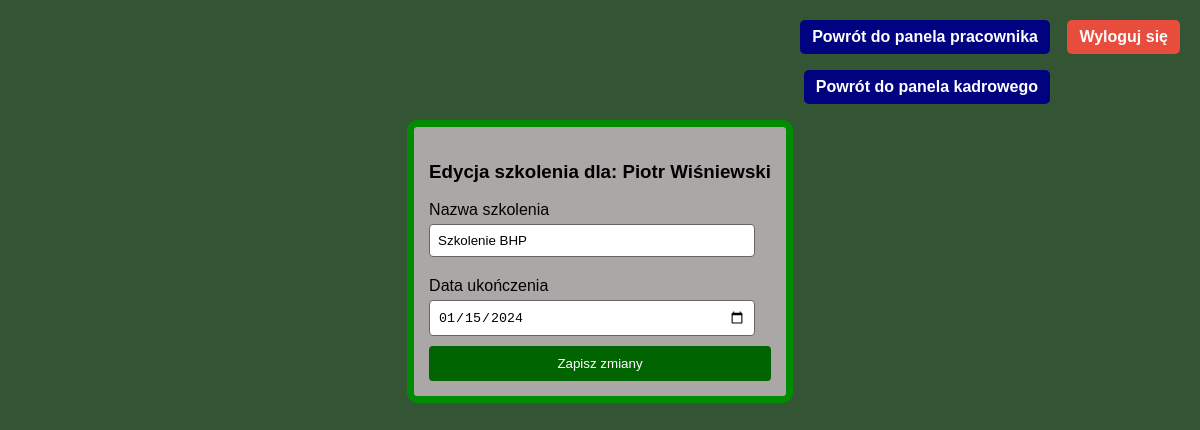
Page /system_erp_projekt/php/kadry/edycja_szkolenia.php?id=2 on the committed database.
### tables this page shows
CREATE TABLE `szkolenia` (
  `id_szkolenia` int(11) NOT NULL,
  `id_pracownika` int(11) NOT NULL,
  `nazwa_szkolenia` varchar(255) NOT NULL,
  `data_ukonczenia` date NOT NULL
);

CREATE TABLE `dane_personalne_pracownika` (
  `id_pracownika` int(11) NOT NULL,
  `imie` varchar(50) NOT NULL,
  `nazwisko` varchar(50) NOT NULL,
  `pesel` char(11) NOT NULL,
  `telefon` varchar(15) NOT NULL,
  `email` varchar(100) NOT NULL,
  `login` varchar(50) DEFAULT NULL,
  `haslo` varchar(255) DEFAULT NULL
);

### system_erp_projekt/php/kadry/edycja_szkolenia.php (the view, shortened to what this page needs)
<?php
require_once "../dbconnect.php";
$id = intval($_GET['id']);
$stmt = $conn->prepare("
    SELECT s.*, dp.imie, dp.nazwisko
    FROM szkolenia s
    JOIN dane_personalne_pracownika dp ON s.id_pracownika = dp.id_pracownika
    WHERE s.id_szkolenia = ?
");
$stmt->bind_param("i", $id);
$stmt->execute();
$dane = $stmt->get_result()->fetch_assoc();
?>
<!DOCTYPE html>
<html lang="pl">
<head>
    <link rel="stylesheet" href="../../css/style.css">
</head>
<body>
<div class="lista">
<form action="zapisz_edycje_szkolenia.php" method="post">
    <h3>Edycja szkolenia dla: <?= htmlspecialchars($dane['imie'] . ' ' . $dane['nazwisko']) ?></h3>
    <label for="nazwa_szkolenia">Nazwa szkolenia</label>
    <input type="text" name="nazwa_szkolenia" value="<?= htmlspecialchars($dane['nazwa_szkolenia']) ?>" required>
    <label for="data_ukonczenia">Data ukończenia</label>
    <input type="date" name="data_ukonczenia" value="<?= $dane['data_ukonczenia'] ?>" required>
    <button type="submit">Zapisz zmiany</button>
</form>
</div>
<a href="../logout.php" class="logout">Wyloguj się</a>
<a href="../uzytkownicy/HR.php" class="panel_kadrowy">Powrót do panela pracownika</a>
<a href="panel_kadrowy.php" class="panel_kadrowy_powrot">Powrót do panela kadrowego</a>
</body>
</html>

### system_erp_projekt/css/style.css (style rules this page uses)
body { font-family: Arial, sans-serif; background-color: rgb(51, 85, 51); display: flex; justify-content: center; align-items: center; height: 97vh; }
label { display: block; margin: 10px 0 5px; }
input { width: 90%; padding: 8px; margin-bottom: 10px; border: 1px solid #666666; border-radius: 4px; }
button { width: 100%; padding: 10px; background-color: darkgreen; color: white; border: none; border-radius: 4px; cursor: pointer; }
a.logout { position: absolute; top: 20px; right: 20px; background-color: #e74c3c; color: white; padding: 8px 12px; text-decoration: none; border-radius: 5px; font-weight: bold; }
a.panel_kadrowy { position: absolute; top: 20px; right: 150px; background-color: rgb(0, 2, 128); color: white; padding: 8px 12px; text-decoration: none; border-radius: 5px; font-weight: bold; }
a.panel_kadrowy_powrot { position: absolute; top: 70px; right: 150px; background-color: rgb(0, 2, 128); color: white; padding: 8px 12px; text-decoration: none; border-radius: 5px; font-weight: bold; }
.lista { background-color: rgb(172, 167, 167); border: 7px solid rgb(0, 139, 0); border-radius: 10px; padding: 15px; position: absolute; top: 120px; max-width: 70%; min-width: 20%; }

### rows in the picture
szkolenia: id_pracownika.nazwisko "Piotr Wiśniewski", nazwa_szkolenia "Szkolenie BHP", data_ukonczenia "01/15/2024"
